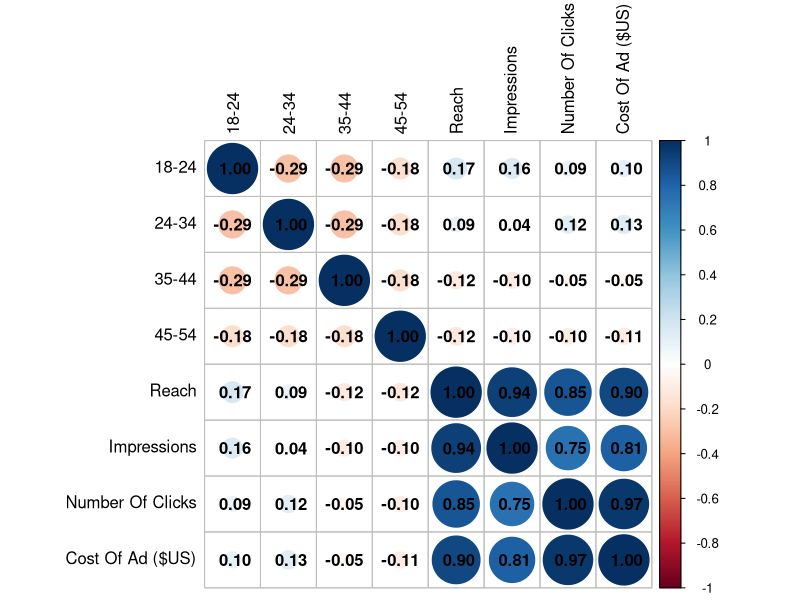
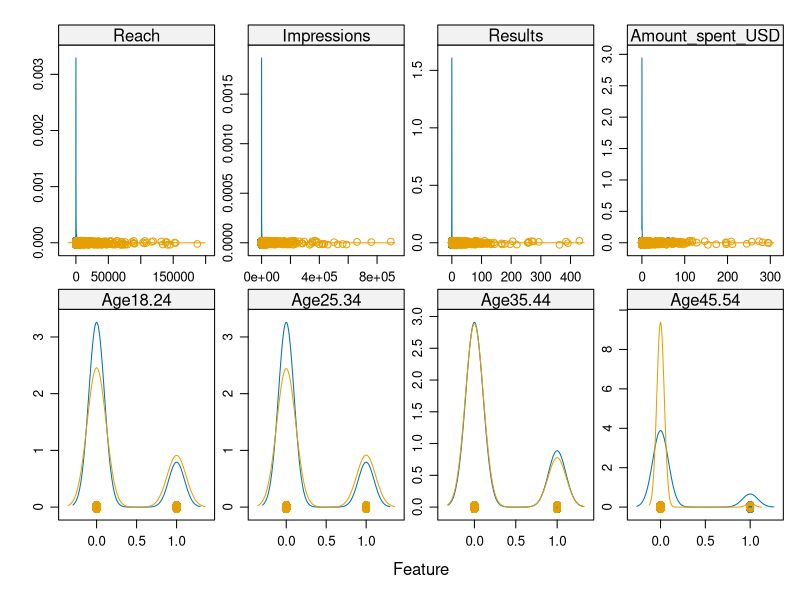

The R source for these figures, in order:
library(openxlsx)
#my_data <- read.xlsx('Raw_Data.xlsx')
preprocessed_data <- read.xlsx('Preprocessed_Data.xlsx')

##deleting spaces in column names
# colnames(my_data)[1] <- "Campaigne_name"
# colnames(my_data)[2] <- "Ad_set_name"
# colnames(my_data)[3] <- "Ad_name"
# colnames(my_data)[6] <- "Delivery_status"
# colnames(my_data)[7] <- "Delivery_level"
# colnames(my_data)[11] <- "Attribution_setting"
# colnames(my_data)[12] <- "Result_type"
# colnames(my_data)[14] <- "Amount_spent_USD"
# colnames(my_data)[15] <- "Cost_per_result"
# colnames(my_data)[18] <- "Reporting_starts"
# colnames(my_data)[19] <- "Reporting_ends"

##data distribution
library(corrplot)
##Correlations for preprocessed data
correlations <- cor(preprocessed_data[,c(74,75,76,77,83,84,87,88)])
colnames(correlations) <- c("18-24", "24-34", "35-44", "45-54", "Reach", "Impressions", "Number Of Clicks", "Cost Of Ad ($US)")
rownames(correlations) <- c("18-24", "24-34", "35-44", "45-54", "Reach", "Impressions", "Number Of Clicks", "Cost Of Ad ($US)")
corrplot(correlations, method="circle", tl.col = 'black', cl.ratio = 0.2, addCoef.col = 'black')

##Density Plots
library(caret)
x <- preprocessed_data[,c(74,75,76,77,83,84,87,88)]
y <- as.factor(preprocessed_data[,86])
scales <- list(x=list(relation="free"), y=list(relation="free"))
featurePlot(x=x, y=y, plot="density", scales=scales)

##Correlations for raw data
# correlations <- cor(my_data[,c(8,9,14,15)])
# colnames(correlations) <- c("Reach", "Impressions","Number Of Clicks", "Cost Of Ad ($US)")
# rownames(correlations) <- c("Reach", "Impressions","Number Of Clicks", "Cost Of Ad ($US)")
# corrplot(correlations, method="circle", tl.col = 'black', cl.ratio = 0.2)

##Plotting
# plot(my_data$Results, my_data$Amount_spent_USD, xlab = "Clicks", ylab = "Amount Spent On Ad in $US", main  = "Clicks Per $US Spent", col = "#2E9FDF")

# plot(my_data$Reach, my_data$Amount_spent_USD, xlab = "Reach", ylab = "Amount Spent On Ad in $US", main  = "Reach Per $US Spent", col = "#2E9FDF")

# plot(my_data$Impressions, my_data$Amount_spent_USD, xlab = "Impressions", ylab = "Amount Spent On Ad in $US", main  = "Impressions Per $US Spent", col = "#2E9FDF")

# plot(my_data$Results, my_data$Impressions, xlab = "Clicks", ylab = "Impressions", main  = "Clicks Per Impressions", col = "#2E9FDF")
